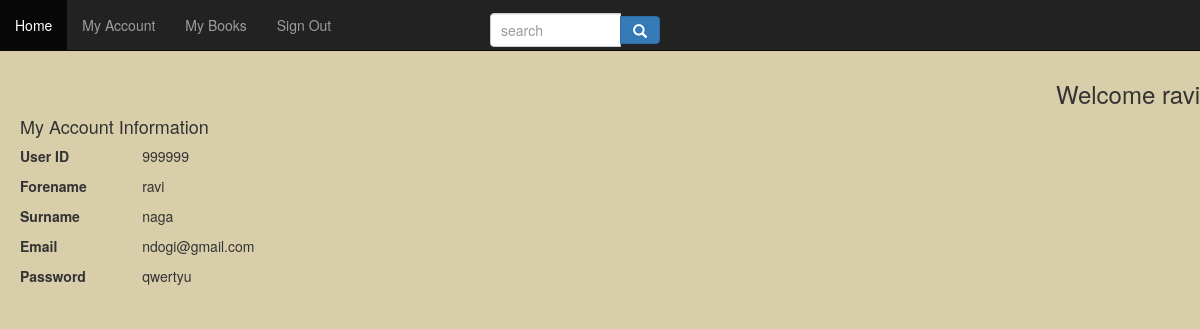
Screenshot of /myAccount.php (signed in) with the database file from the repository.
### tables this page shows
CREATE TABLE IF NOT EXISTS `user` (
  `id` varchar(50) NOT NULL,
  `forename` varchar(50) NOT NULL,
  `surname` varchar(50) NOT NULL,
  `email` varchar(50) NOT NULL,
  `password` varchar(50) NOT NULL,
  `usertypeId` int(11) NOT NULL,
  PRIMARY KEY (`id`),
  KEY `usertypeId` (`usertypeId`)
);

### myAccount.php (the view, shortened to what this page needs)
<?php
include("studentHome.php");
$userId =null;
if (ISSET($_SESSION['signedUser']))
 {
  $userId = $_SESSION['signedUser'];
}
	$result=mysql_query("SELECT * FROM user where id='$userId'");
?>
<!DOCTYPE html
	PUBLIC "-//W3C//DTD XHTML 1.0 Strict//EN"
	"http://www.w3.org/TR/xhtml1/DTD/xhtml1-strict.dtd">
<html xmlns="http://www.w3.org/1999/xhtml" xml:lang="en" lang="en">
	<head>
	</head>
	<body>
	<h4><div class="col-xs-12">My Account Information</div></h4><br />
<?php
	while($row=mysql_fetch_array($result))
	{
	echo "<div class='container'>";
	echo "<div class='row'>";
 		echo "<div class='col-xs-12 col-sm-4 col-md-4'>";
echo "<div class='form-group'>";
echo "<label for='userId' class='col-xs-4 control-label'>User ID</label>";
echo "<div class='col-xs-8'>";
	echo "<p>".$row['id']."</p>";
 	echo "</div>";
    echo  "</div>";
echo "<div class='form-group'>";
echo "<label for='forename' class='col-xs-4 control-label'>Forename</label>";
echo "<div class='col-xs-8'>";
	echo "<p>".$row['forename']."</p>";
 	echo "</div>";
    echo  "</div>";
echo "<div class='form-group'>";
echo "<label for='surname' class='col-xs-4 control-label'>Surname</label>";
echo "<div class='col-xs-8'>";
	echo "<p>".$row['surname']."</p>";
 	 	echo "</div>";
    echo  "</div>";
 	echo "<div class='form-group'>";
echo "<label for='email' class='col-xs-4 control-label'>Email</label>";
echo "<div class='col-xs-8'>";
	echo "<p>".$row['email']."</p>";
 	 	echo "</div>";
    echo  "</div>";
echo "<div class='form-group'>";
echo "<label for='password' class='col-xs-4 control-label'>Password</label>";
echo "<div class='col-xs-8'>";
	echo "<p>".$row['password']."</p>";
 	echo "</div>";
    echo  "</div>";
echo "</div>";
echo "</div>";
echo "</div>";
}
?>

### styles/css/style.css (style rules this page uses)
body { background: #D8CEAA; }
.container { margin:0; padding:0; }

### myAccount.php (style rules this page uses)
h4 { margin-top:50px; padding:5px; }
.row { padding:5px; }

### rows the page displays
user: id "999999", forename "ravi", surname "naga", email "ndogi@gmail.com", password "qwertyu"

### other values shown
$userName "ravi"
